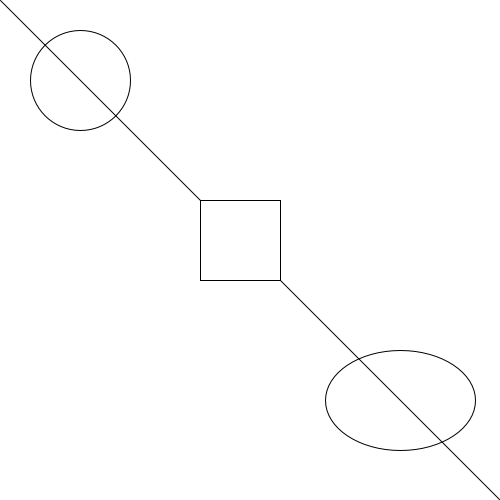
Frame 1 (no input)
Frame 60 (the mouse pressed at the canvas centre just before this capture): identical to frame 1, image omitted
Frame 120 (the mouse held since frame 60 and released just before this capture): identical to frame 1, image omitted

The Processing sketch that drew this single still picture (run headless with seeded random() and noise(); from frame 60 on, the mouse is pressed at the canvas centre):

// Processing sketch: Exercicio_1
// ── Exercicio_1.pde
void setup()
{
  size(500, 500);  
}

void draw()
{
  background(255, 255, 255);
  ellipse(80, 80, 100, 100);
  ellipse(400, 400, 150, 100);
  line(0, 0, 500, 500);
  translate(200, 200);
  rect(0, 0, 80, 80);
  save("teste.png");
}
